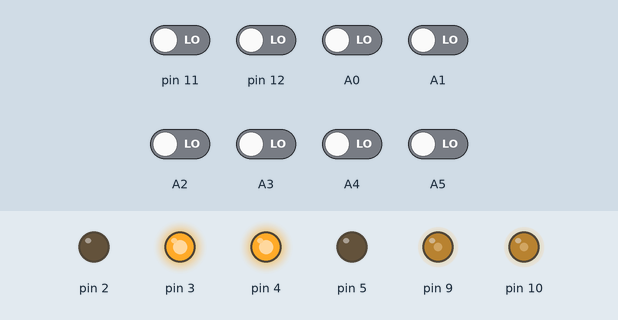
Simulated run of this sketch. Board: Arduino Uno, built with avr-gcc and run on an emulated ATmega328P. On the bench: output pins drawn as LEDs (lit = HIGH). The test bench sets the inputs (shaded band); at power-on: A0–5, pin 11, pin 12 LOW. What the sketch prints to the serial monitor is not drawn.

Above: at 0.1 s.
Timing chart, 0 to 1.6 s (numbered marks = the images above):
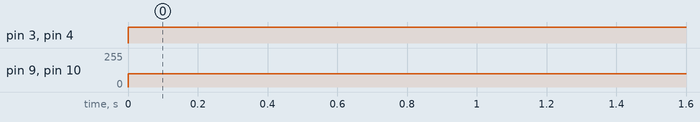

The sketch:

linefollowerFAIZAAN.ino
```cpp
/*this code will be sent to everyone in there registered email*/
int i,a[8];
void setup()
{/*pins that are to be connected*/
  /*first six pins are connected to motor driver*/
  pinMode(2,OUTPUT);
  pinMode(3,OUTPUT);
  pinMode(4,OUTPUT);
  pinMode(5,OUTPUT);
  /*pwm pins that are connected with motor driver*/
  pinMode(9,OUTPUT);
  pinMode(10,OUTPUT);
  /*these are the sensor array pins from vcc to s8 total 10 pins are there*/
  pinMode(11,INPUT);
  pinMode(12,INPUT);
  pinMode(A0,INPUT);
  pinMode(A1,INPUT);
  pinMode(A2,INPUT);
  pinMode(A3,INPUT);
  pinMode(A4,INPUT);
  pinMode(A5,INPUT);
  /*this declaration of serial monitor u can also see serial plotter*/
  Serial.begin(57600);
}

void loop()
{
  /*reading values of the array sensor*/
  a[0]=digitalRead(A0);
  a[1]=digitalRead(A1);
  a[2]=digitalRead(A2);
  a[3]=digitalRead(A3);
  a[4]=digitalRead(A4);
  a[5]=digitalRead(A5);
  a[6]=digitalRead(11);
  a[7]=digitalRead(12);
  /*printing the data in serial monitor*/
  for(i=0;i<8;i++)
  {
    Serial.print(a[i]);
  }
  Serial.println();
  /*condition for forward*/
  if(a[0]&&a[1]&&(!a[2]||!a[3]||!a[4]||!a[5])&&a[6]&&a[7])
  {
    /*controling the speed of the motor*/
    analogWrite(9,100);
    analogWrite(10,100);
    /*setting the poles of the motor*/
    digitalWrite(2,LOW);
    digitalWrite(3,HIGH);
    digitalWrite(4,HIGH);
    digitalWrite(5,LOW);
  }
  /*condition for left*/
  if((!a[0]||!a[1]||!a[2])&&a[3]&&a[4]&&a[5]&&a[6]&&a[7])
  {
    /*controling the speed of the motor*/
    analogWrite(9,80);
    analogWrite(10,80);
    /*setting the poles of motor its been reversed to rotate anticlockwise*/
    digitalWrite(2,LOW);
    digitalWrite(3,HIGH);
    digitalWrite(4,LOW);
    digitalWrite(5,HIGH);
  }
  /*condition for right*/
  if(a[0]&&a[1]&&a[2]&&a[3]&&a[4]&&(!a[5]||!a[6]||!a[7]))
  {
    /*controling the speed of the motor*/
    analogWrite(9,80);
    analogWrite(10,80);
    /*setting the poles of motor its been reversed to rotate clockwise*/
    digitalWrite(2,HIGH);
    digitalWrite(3,LOW);
    digitalWrite(4,HIGH);
    digitalWrite(5,LOW);
  }
  /*condition for forward when there is all leds are on checkpoint*/
  if(!a[0]&&!a[1]&&!a[2]&&!a[3]&&!a[4]&&!a[5]&&!a[6]&&!a[7])
  {
    /*controling the speed of the motor*/
    analogWrite(9,100);
    analogWrite(10,100);
    /*setting the poles of the motor*/
    digitalWrite(2,LOW);
    digitalWrite(3,HIGH);
    digitalWrite(4,HIGH);
    digitalWrite(5,LOW);
  }
  /*condition to stop when its in white*/
  if(a[0]&&a[1]&&a[2]&&a[3]&&a[4]&&a[5]&&a[6]&&a[7])
  {
    /*controling the speed of the motor here it will stop because it is zerono current flowing*/
    analogWrite(9,0);
    analogWrite(10,0);
  }
}
```

Measured:
- by itself, pin 3, pin 4: LOW → HIGH at 0.00 s
- by itself, pin 9, pin 10: 0/255 → 100/255 at 0.00 s
